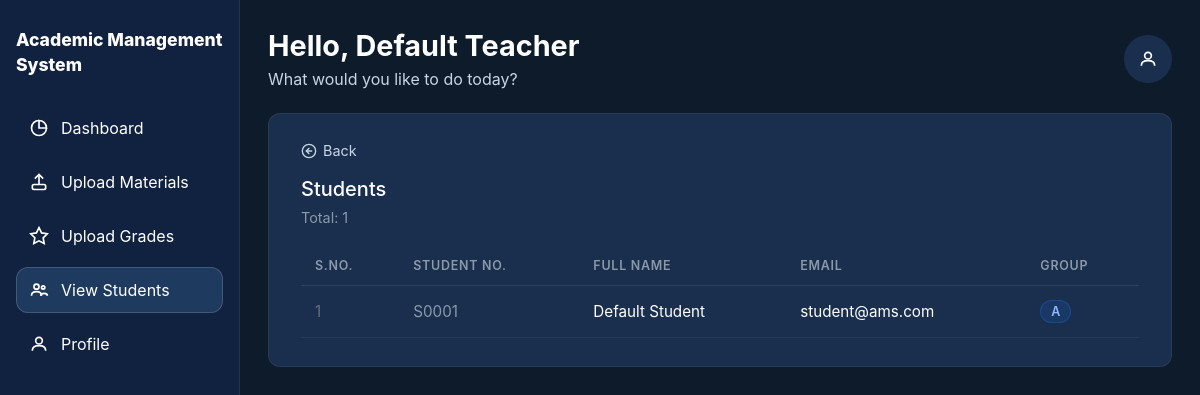
Screenshot of /dashboards/teacher/view-students.php (signed in) with the database file from the repository.
### tables this page shows
CREATE TABLE `students` (
  `id`         INT(11)      NOT NULL AUTO_INCREMENT,
  `student_no` VARCHAR(20)  NOT NULL,
  `full_name`  VARCHAR(100) NOT NULL,
  `email`      VARCHAR(150) DEFAULT NULL,
  `group_name` VARCHAR(10)  DEFAULT NULL,
  `created_at` TIMESTAMP    NOT NULL DEFAULT CURRENT_TIMESTAMP,
  PRIMARY KEY (`id`),
  UNIQUE KEY `student_no` (`student_no`),
  KEY `idx_group_name` (`group_name`)
);

### dashboards/teacher/view-students.php (the view, shortened to what this page needs)
<?php
require_once __DIR__ . '/config/db.php';
$students = $pdo->query("
    SELECT id, student_no, full_name, email, group_name, created_at
    FROM students
    ORDER BY student_no ASC
")->fetchAll(PDO::FETCH_ASSOC);
?>
<!DOCTYPE html>
<html lang="en">
<head>
  <link rel="stylesheet" href="styles.css">
</head>
<body>
  <div class="layout">
    <?php require __DIR__ . '/includes/sidebar.php'; ?>
    <main class="main">
      <?php require __DIR__ . '/includes/header.php'; ?>
      <div class="panel-wrap">
        <a class="back-link" href="dashboard.php">
          <svg viewBox="0 0 24 24" width="16" height="16" fill="none" stroke="currentColor" stroke-width="2" stroke-linecap="round" stroke-linejoin="round">
            <circle cx="12" cy="12" r="10"/><polyline points="12 8 8 12 12 16"/><line x1="16" y1="12" x2="8" y2="12"/>
          </svg>
          Back
        </a>
        <h2 style="margin:0 0 8px;font-weight:500;font-size:1.25rem;">Students</h2>
        <p style="margin:0 0 20px;color:#8b99a8;font-size:0.9rem;">
          Total: <?= count($students) ?>
        </p>
        <?php if (empty($students)): ?>
          <div class="empty">No students registered yet.</div>
        <?php else: ?>
          <table class="stu-table">
            <thead>
              <tr>
                <th>S.No.</th>
                <th>Student No.</th>
                <th>Full Name</th>
                <th>Email</th>
                <th>Group</th>
              </tr>
            </thead>
            <tbody>
              <?php foreach ($students as $i => $s): ?>
                <tr>
                  <td style="color:#676e7a;"><?= $i + 1 ?></td>
                  <td style="color:#8b99a8;"><?= htmlspecialchars($s['student_no']) ?></td>
                  <td><?= htmlspecialchars($s['full_name']) ?></td>
                  <td><?= htmlspecialchars($s['email'] ?? '—') ?></td>
                  <td>
                    <?php if (!empty($s['group_name'])): ?>
                      <span class="group-badge"><?= htmlspecialchars($s['group_name']) ?></span>
                    <?php else: ?>
                      <span style="color:#8b99a8;">—</span>
                    <?php endif; ?>
                  </td>
                </tr>
              <?php endforeach; ?>
            </tbody>
          </table>
        <?php endif; ?>
      </div>
    </main>
  </div>
</body>
</html>

### dashboards/teacher/includes/sidebar.php
<?php
$currentPage = basename($_SERVER['PHP_SELF']);
$navItems = [
    'dashboard.php' => ['icon' => 'dashboard', 'label' => 'Dashboard'],
    'upload-materials.php' => ['icon' => 'upload-materials', 'label' => 'Upload Materials'],
    'upload-grades.php' => ['icon' => 'upload-grades', 'label' => 'Upload Grades'],
    'view-students.php' => ['icon' => 'view-students', 'label' => 'View Students'],
    'profile.php' => ['icon' => 'profile', 'label' => 'Profile'],
];
?>
<aside class="sidebar">
  <h2 class="sidebar-title">Academic Management System</h2>
  <nav class="nav-menu" aria-label="Sidebar Navigation">
    <?php foreach ($navItems as $page => $item): ?>
      <a
        class="nav-link clickable <?= ($currentPage === $page) ? 'active' : '' ?>"
        data-page="<?= str_replace('.php', '', $page) ?>"
        href="<?= $page ?>"
      >
        <svg class="nav-icon" viewBox="0 0 24 24" fill="none" stroke="currentColor" stroke-width="2">
          <?php if ($item['icon'] === 'dashboard'): ?>
            <path d="M21 12a9 9 0 1 1-9-9" />
            <path d="M12 3a9 9 0 0 1 9 9h-9z" />
          <?php elseif ($item['icon'] === 'upload-materials'): ?>
            <path d="M12 3v12" />
            <path d="m7 8 5-5 5 5" />
            <rect x="4" y="15" width="16" height="6" rx="2" />
          <?php elseif ($item['icon'] === 'upload-grades'): ?>
            <path d="m12 2 3.1 6.3L22 9.3l-5 4.9 1.2 6.9L12 17.8 5.8 21l1.2-6.9L2 9.3l6.9-1z" />
          <?php elseif ($item['icon'] === 'view-students'): ?>
            <circle cx="9" cy="8" r="3" />
            <path d="M3 19c0-3 2.4-5 6-5s6 2 6 5" />
            <circle cx="17" cy="9" r="2" />
            <path d="M14 19c.4-1.9 1.9-3 4-3 2.5 0 4 1.4 4 3" />
          <?php elseif ($item['icon'] === 'profile'): ?>
            <circle cx="12" cy="8" r="4" />
            <path d="M4 20c0-4 3.6-6 8-6s8 2 8 6" />
          <?php endif; ?>
        </svg>
        <span><?= htmlspecialchars($item['label']) ?></span>
      </a>
    <?php endforeach; ?>
  </nav>
</aside>

### dashboards/teacher/includes/header.php (shortened to what this page needs)
<header class="top-header">
  <div class="greeting">
    <h1>
      Hello, <span id="teacher-name"><?= htmlspecialchars($_SESSION['teacher_name'] ?? 'Teacher') ?></span>
    </h1>
    <p>What would you like to do today?</p>
  </div>
  <button class="avatar-btn clickable" id="profile-button" type="button" aria-label="Open Profile"
          onclick="window.location.href='profile.php'" style="transition: all 0.3s ease;">
    <svg class="nav-icon" viewBox="0 0 24 24" fill="none" stroke="currentColor" stroke-width="2">
      <circle cx="12" cy="8" r="4" />
      <path d="M4 20c0-4 3.6-6 8-6s8 2 8 6" />
    </svg>
  </button>
</header>

### dashboards/teacher/styles.css (style rules this page uses)
:root { --bg-primary: #0d1b2a; --bg-sidebar: #112240; --bg-card: #1a2f4e; --bg-hover: #1e3a5f; --text-primary: #ffffff; --text-muted: #c8d5e5; --radius: 12px; --sidebar-width: 240px; }
* { box-sizing: border-box; }
html, body { margin: 0; padding: 0; min-height: 100%; font-family: "Inter", "Segoe UI", Roboto, Arial, sans-serif; background: var(--bg-primary); color: var(--text-primary); }
.layout { min-height: 100vh; }
.sidebar { position: fixed; left: 0; top: 0; bottom: 0; width: var(--sidebar-width); background: var(--bg-sidebar); padding: 28px 16px; border-right: 1px solid rgba(255, 255, 255, 0.07); }
.sidebar-title { margin: 0 0 28px; font-size: 1.1rem; line-height: 1.4; font-weight: 800; }
.nav-menu { display: flex; flex-direction: column; gap: 8px; }
.nav-link { display: flex; align-items: center; gap: 12px; color: var(--text-primary); text-decoration: none; padding: 12px; border-radius: var(--radius); transition: 0.2s; border: 1px solid transparent; }
.nav-link.active { background: var(--bg-hover); border-color: rgba(255, 255, 255, 0.16); }
.nav-icon { width: 20px; height: 20px; color: var(--text-primary); flex-shrink: 0; }
.main { margin-left: var(--sidebar-width); min-height: 100vh; background: var(--bg-primary); padding: 28px; }
.top-header { display: flex; justify-content: space-between; align-items: center; gap: 16px; margin-bottom: 24px; }
.greeting h1 { margin: 0; font-size: clamp(1.5rem, 2.4vw, 2rem); }
.greeting p { margin: 6px 0 0; color: var(--text-muted); }
.avatar-btn { width: 48px; height: 48px; border: none; border-radius: 50%; background: var(--bg-card); color: var(--text-primary); display: inline-flex; align-items: center; justify-content: center; cursor: pointer; transition: 0.2s; }

### dashboards/teacher/view-students.php (style rules this page uses)
.stu-table { width: 100%; border-collapse: collapse; }
.stu-table th { text-align: left; padding: 12px 14px; font-size: 0.78rem; font-weight: 600; letter-spacing: 0.06em; text-transform: uppercase; color: #8b99a8; border-bottom: 1px solid rgba(255,255,255,0.08); }
.stu-table td { padding: 14px; border-bottom: 1px solid rgba(255,255,255,0.05); font-size: 0.95rem; }
.group-badge { display: inline-block; padding: 3px 10px; border-radius: 999px; background: rgba(25,103,210,0.18); border: 1px solid rgba(25,103,210,0.35); color: #90b8ff; font-size: 0.78rem; font-weight: 600; }
.panel-wrap { background: var(--bg-card); border-radius: var(--radius); padding: 28px 32px; border: 1px solid rgba(255,255,255,0.06); max-width: 1100px; }
.back-link { display: inline-flex; align-items: center; gap: 6px; color: #c8d5e5; text-decoration: none; margin-bottom: 18px; font-size: 0.9rem; }

### rows the page displays
students: student_no "S0001", full_name "Default Student", email "student@ams.com", group_name "A"

### other values shown
$item['label'] "Dashboard"
$item['label'] "Upload Materials"
$item['label'] "Upload Grades"
$item['label'] "View Students"
$item['label'] "Profile"
$_SESSION['teacher_name'] "Default Teacher"
count($students) "1"
